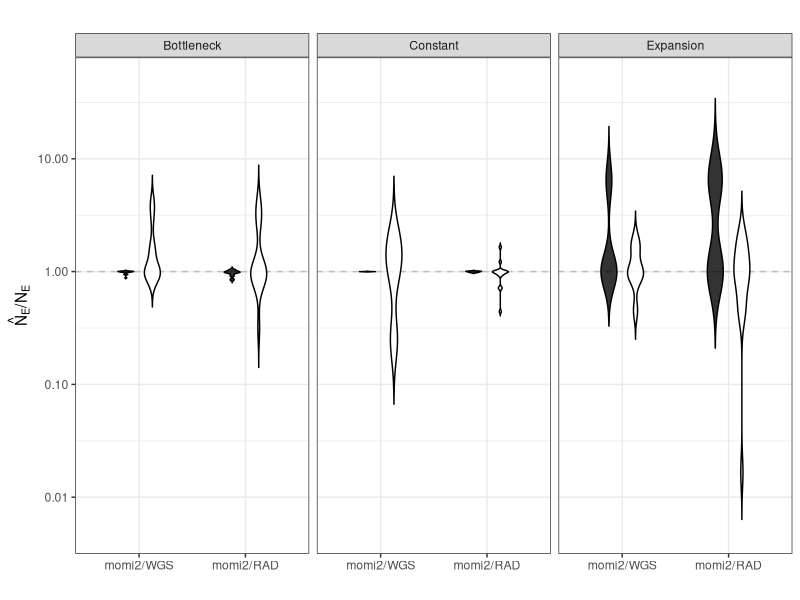
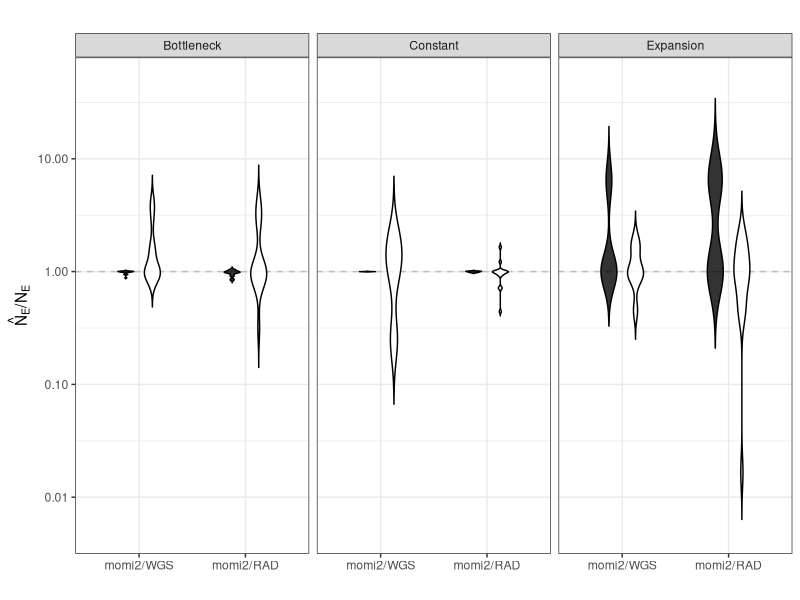

The R script that drew these images, in order:
library(tidyverse)
library(ggplot2)
library(plyr)

tru=read.csv("inferences/truvalue.csv",header=T)
tru$scen=paste(tru$NeAnc,tru$td,tru$lambda)

momidat_basic=read.csv("inferences/momi_nomaf_data_deltaAIC.csv",header=T)
momidat_basic$Neh_best=ifelse(momidat_basic$delta<0,momidat_basic$Neh,momidat_basic$Neh_change)
momidat_basic$Nec_best=ifelse(momidat_basic$delta<0,momidat_basic$Nec,momidat_basic$Nec_change)
momidat_basic$scen=paste(momidat_basic$NeAnc,momidat_basic$td,momidat_basic$lambda)
momidat_basic$trueNeH=tru$TrueNeH[match(momidat_basic$scen,tru$scen)]
momidat_basic$trueNeC=tru$TrueNec[match(momidat_basic$scen,tru$scen)]
momidat_basic$NeHerr=abs(momidat_basic$Neh_best-momidat_basic$trueNeH)/momidat_basic$trueNeH
momidat_basic$NeCerr=abs(momidat_basic$Nec_best-momidat_basic$trueNeC)/momidat_basic$trueNeC
momidat_basic$NeHrat <- momidat_basic$Neh_best/momidat_basic$trueNeH
momidat_basic$NeCrat <- momidat_basic$Nec_best/momidat_basic$trueNeC
momidat_basic$modsel=ifelse(momidat_basic$delta<0,"Change","Constant")
momidat_basic$history="Constant"
momidat_basic$method="momi2"

momidat_bot=read.csv("inferences/momi_nomaf_data_bot_hc_deltaAIC.csv",header=T)
momidat_bot %>% select(AIC2C,AIC1C,AICC,AICh)
momidat_bot %>% select(AIC2C,AIC1C,AICC,AICh) -> momidat_bot_AICs
momidat_bot$Neh_best=ifelse(max.col(-momidat_bot_AICs)==1,momidat_bot$Nh,ifelse(max.col(-momidat_bot_AICs)==2,momidat_bot$Nh1C,ifelse(max.col(-momidat_bot_AICs)==3,momidat_bot$NhC,momidat_bot$Nch)))
momidat_bot$Nec_best=ifelse(max.col(-momidat_bot_AICs)==1,momidat_bot$Nc,ifelse(max.col(-momidat_bot_AICs)==2,momidat_bot$Nc1C,ifelse(max.col(-momidat_bot_AICs)==3,momidat_bot$NcC,momidat_bot$Nch)))
momidat_bot$modsel=ifelse(max.col(-momidat_bot_AICs)==1,"Two Changes",ifelse(max.col(-momidat_bot_AICs)==2,"Recent Change",ifelse(max.col(-momidat_bot_AICs)==3,"Constant","Historic Change")))
momidat_bot$scen=paste(momidat_bot$NeAnc,momidat_bot$td,momidat_bot$lambda)
momidat_bot$trueNeH=tru$TrueNeH[match(momidat_bot$scen,tru$scen)]
momidat_bot$trueNeC=tru$TrueNec[match(momidat_bot$scen,tru$scen)]
momidat_bot$NeHerr=abs(momidat_bot$Neh_best-momidat_bot$trueNeH)/momidat_bot$trueNeH
momidat_bot$NeCerr=abs(momidat_bot$Nec_best-momidat_bot$trueNeC)/momidat_bot$trueNeC
momidat_bot$NeHrat <- momidat_bot$Neh_best/momidat_bot$trueNeH
momidat_bot$NeCrat <- momidat_bot$Nec_best/momidat_bot$trueNeC
momidat_bot$history="Bottleneck"
momidat_bot$method="momi2"

momidat_exp=read.csv("inferences/momi_nomaf_data_exp_hc_deltaAIC.csv",header=T)
momidat_exp %>% select(AIC2C,AIC1C,AICC,AICh)
momidat_exp %>% select(AIC2C,AIC1C,AICC,AICh) -> momidat_exp_AICs
momidat_exp$Neh_best=ifelse(max.col(-momidat_exp_AICs)==1,momidat_bot$Nh,ifelse(max.col(-momidat_exp_AICs)==2,momidat_exp$Nh1C,ifelse(max.col(-momidat_exp_AICs)==3,momidat_exp$NhC,momidat_exp$NcC)))
momidat_exp$Nec_best=ifelse(max.col(-momidat_exp_AICs)==1,momidat_bot$Nc,ifelse(max.col(-momidat_exp_AICs)==2,momidat_exp$Nc1C,ifelse(max.col(-momidat_exp_AICs)==3,momidat_exp$NcC,momidat_bot$NcC)))
momidat_exp$modsel=ifelse(max.col(-momidat_exp_AICs)==1,"Two Changes",ifelse(max.col(-momidat_exp_AICs)==2,"Recent Change",ifelse(max.col(-momidat_exp_AICs)==3,"Constant","Historic Change")))
momidat_exp$scen=paste(momidat_exp$NeAnc,momidat_exp$td,momidat_exp$lambda)
momidat_exp$trueNeH=tru$TrueNeH[match(momidat_exp$scen,tru$scen)]
momidat_exp$trueNeC=tru$TrueNec[match(momidat_exp$scen,tru$scen)]
momidat_exp$NeHerr=abs(momidat_exp$Neh_best-momidat_exp$trueNeH)/momidat_exp$trueNeH
momidat_exp$NeCerr=abs(momidat_exp$Nec_best-momidat_exp$trueNeC)/momidat_exp$trueNeC
momidat_exp$NeHrat <- momidat_exp$Neh_best/momidat_exp$trueNeH
momidat_exp$NeCrat <- momidat_exp$Nec_best/momidat_exp$trueNeC
momidat_exp$history="Expansion"
momidat_exp$method="momi2"


momidat_basic %>% 
  filter(!grepl('td130|td160|td190 l99|n10e3',scen)) %>% 
  filter(data == "rad50k" & sampn == "n200" | data == "wgs" & sampn == "n100") -> momidat_basic_filt

momidat_bot %>% 
  filter(!grepl('td130|td160|td190 l99',scen)) %>% 
  filter(data == "rad50k" & sampn == "n200" | data == "wgs" & sampn == "n100") -> momidat_bot_filt

momidat_exp %>% 
  filter(!grepl('td130|td160|td190 l99',scen)) %>% 
  filter(data == "rad50k" & sampn == "n200" | data == "wgs" & sampn == "n100") -> momidat_exp_filt

expbotcomp=rbind.fill(momidat_basic_filt,momidat_bot_filt,momidat_exp_filt)

expbotcomp$methcomb=paste(expbotcomp$method,expbotcomp$data)

expbotcomp$methcomb=gsub("momi2 wgs","momi2/WGS",expbotcomp$methcomb)
expbotcomp$methcomb=gsub("momi2 rad50k","momi2/RAD",expbotcomp$methcomb)

expbotcomp$methcomb=factor(expbotcomp$methcomb,levels=c("momi2/WGS","momi2/RAD"))

### just look at momis

expbotcomp %>% filter(scheme=="t0") -> expbotcompc

expbotcomp1=expbotcompc

expbotcomp2=expbotcompc

expbotcomp1$metric="NEH"
expbotcomp2$metric="NEC"
expbotcomp1$Nerat=expbotcomp1$NeHrat
expbotcomp2$Nerat=expbotcomp2$NeCrat

expbotcomp12=rbind(expbotcomp1,expbotcomp2)

expbotcomp12$metric=factor(expbotcomp12$metric,levels=c("NEH","NEC"))

p <- ggplot(expbotcomp12,aes(y=Nerat, x=methcomb, fill=metric, colour=scheme)) 
p+ geom_hline(yintercept=1,linetype="dashed",col="gray") + geom_violin(position=position_dodge(width=0.5),scale="width", width=0.3, alpha=0.8,trim="false") +
  scale_color_manual(values=c("t0"="black"))+
  scale_fill_manual(values=c("NEH"="black","NEC"="white"))+
  ylab(expression(paste(hat(N)["E"],'/N'["E"]))) +
  xlab("") +
  facet_wrap(~history) +
  # facet_grid(cols=vars(method),rows=vars(data)) +
  scale_y_log10(limits=c(0.005,50)) +
  theme_bw() +
  theme(legend.position="none") +
  ggtitle("")

ggsave("plots/expbot_NeHCrat_momiwrong_050922.pdf",device="pdf")


